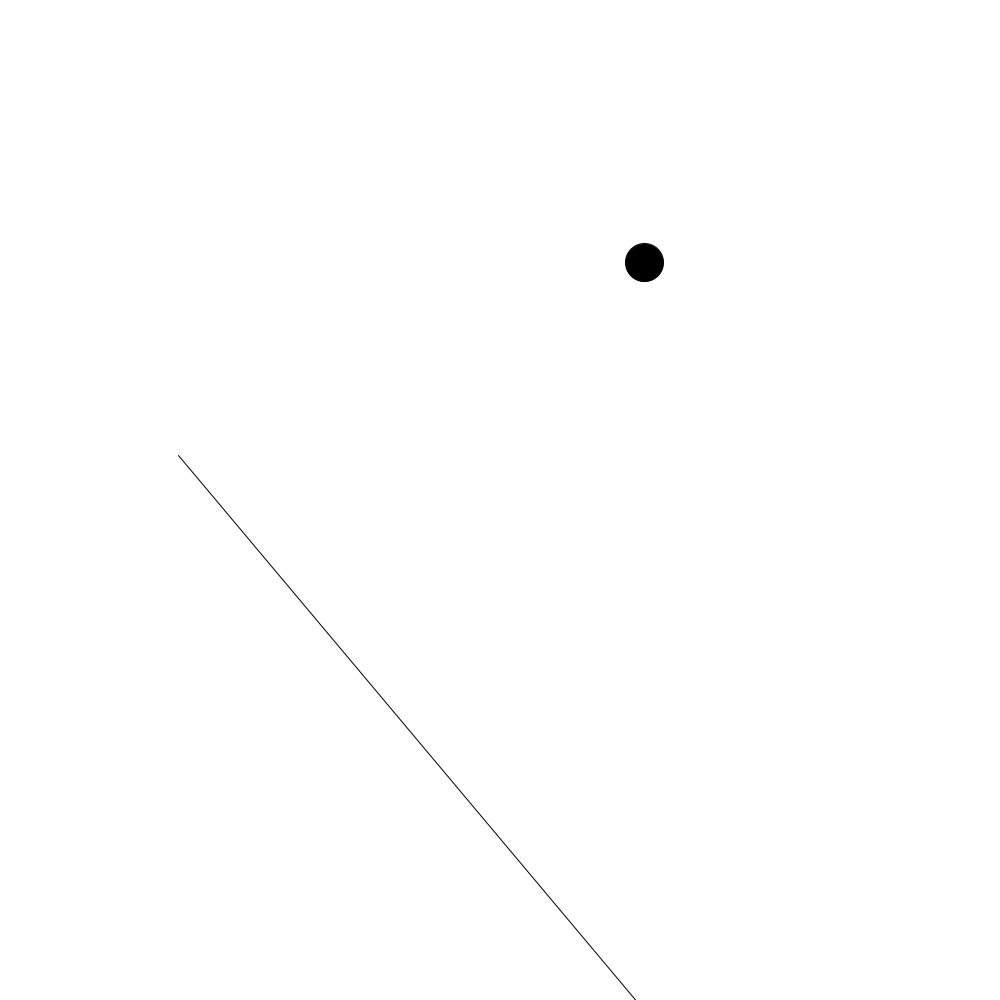
Frame 1 (no input)
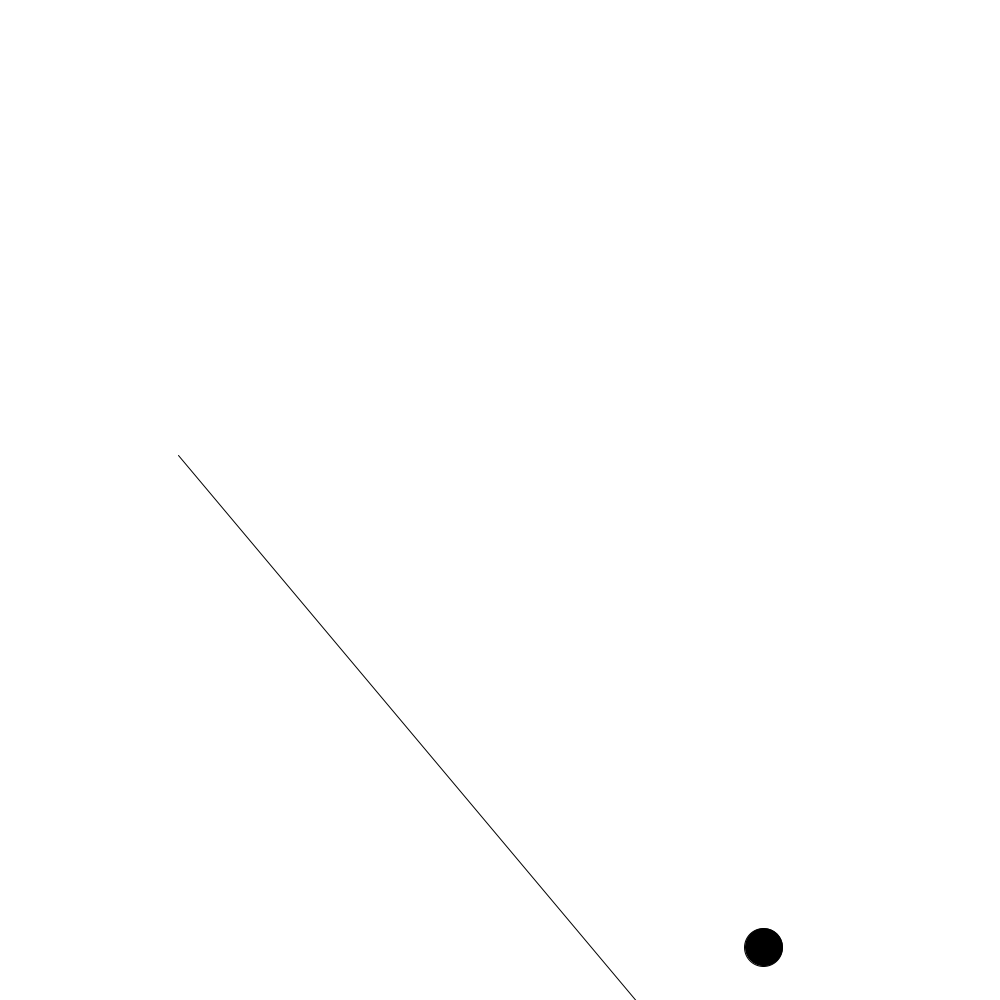
Frame 60 (the mouse pressed at the canvas centre just before this capture)
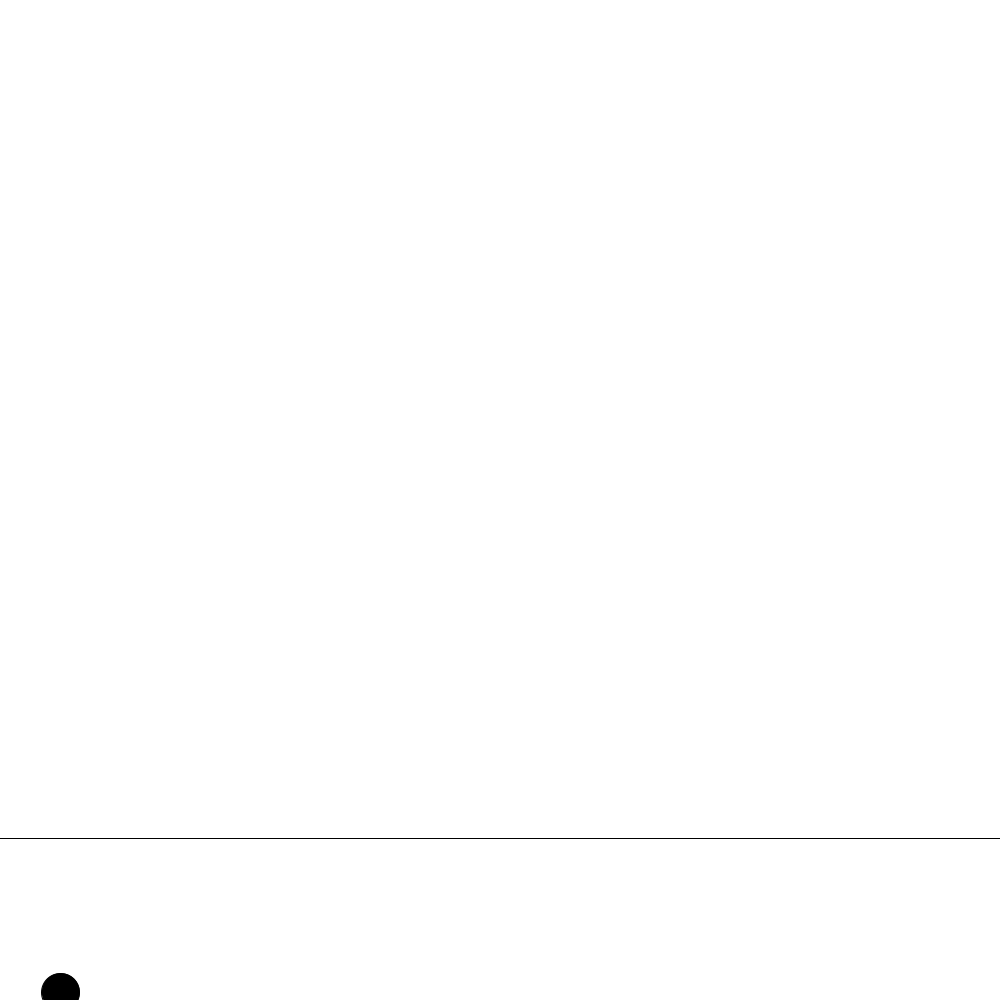
Frame 120 (the mouse held since frame 60 and released just before this capture)

The Processing sketch that drew these frames (run headless with seeded random() and noise(); from frame 60 on, the mouse is pressed at the canvas centre):

// Processing sketch: Bounce
// ── Bounce.pde
// Ball Bounces Off Angles
// Adapted from Keith Peters' Algorithm 
// from his book Foundation HTML5 Animation with JavaScript.




PShape l;
GSeg [] ground;
int segs = 1;
float [] peakHeights;




// center, rotation and length of inclined segment.
float gx, gy, rot, len;

PVector grav, acc;

Ball b;

void setup(){
  size(1000,1000);
  //frameRate(3);
  grav = new PVector(0,.5);
  acc = new PVector(0,0);
  ground = new GSeg [segs];
  peakHeights = new float [segs+1];
  //initialize variables.
  
  b = new Ball();
  
  b.posx = random(width);
  b.posy = random(height);
  b.radius = random(40);
  
  b.velx = random(-2,2);
  b.vely = random(-2,2);
  l = createShape();
 
  for(int i = 0; i < segs+1; i++){
    peakHeights[i]= random(800,900);
  }
  
  
  for(int i = 0; i < segs; i++){
    
    //if(i!=segs-1){
    ground[i] = new GSeg((width/segs)*i, peakHeights[i], (width/segs)*(i+1), peakHeights[i+1]);
    //} else { ground[i] = new GSeg((width/segs)*i, peakHeights[i], (width/segs)*(i), peakHeights[i+1]);
   // }
  }
  
  l.beginShape();
  l.fill(255,0,0);
  for(int i = 0; i< segs; i++){
   b.checkInclineCollision(ground[i]);
   l.vertex(ground[i].x1, ground[i].y1);
   l.vertex(ground[i].x2, ground[i].y2);
  }
  l.vertex(ground[segs-1].x2, height);
  l.vertex(ground[0].x1, height);
  l.endShape(CLOSE);
}
  
void draw(){
  background(255);
  // fill and draw triangle(inclined ramp): (0,400), (width,height), (0, height)
  // use fill(r,g,b) and triangle(x1,y1,x2,y2,x3,y3)
  ground[0].rot = ((width / 2 - mouseX) * 0.1) * PI / 180;
  
  for(int i = 0; i< segs; i++){
    //line(ground[i].x1, ground[i].y1,ground[i].x2, ground[i].y2);
    ground[i].updt();
  }
  
  //shape(l,0,0);

  
  b.updt();
  b.checkWallsCollision();  
  for(int j = 0; j < segs; j++){
    ground[j].getBounds();
    //if(bIntersects(ground[j].boundBox, b)){
      for(int i = 0; i< segs; i++){
       b.checkInclineCollision(ground[i]);
      }
   // }
  }
  
  
println("ok");   //<>//
}









class GSeg{
  float x1, y1;
  float x2, y2;
  float x, y;
  float len, rot;
  float lnWidth,lnHeight;
  
  BndBox boundBox;
  
  GSeg(float x1_, float y1_, float x2_, float y2_){
    x1 = x1_;
    y1 = y1_;
    x2 = x2_;
    y2 = y2_;
    
    len = dist(x1,y1, x2,y2);
    
    
    
    rot = atan2(y2 - y1, x2-x1);
    
    //x = lerp(x1, x2, .5);
    x= (x1+x2)/2;
    //y = lerp(y1, y2, .5);
    y= (y1+y2)/2;
    //getBounds();
    
    boundBox = new BndBox();
  }
  
  void getBounds() {
    if (rot == 0) {
    float minX = min(this.x1, this.x2),
    minY = min(this.y1, this.y2),
    maxX = max(this.x1, this.x2),
    maxY = max(this.y1, this.y2);
    
    boundBox.x = x + minX;
    boundBox.y = y + minY;
    boundBox.wdth = maxX - minX;
    boundBox.hght = maxY - minY;
    
        } else {
        float sin = sin(rot);
        float cos = cos(rot),
        x1r = cos * x1 + sin * y1,
        x2r = cos * x2 + sin * y2,
        y1r = cos * y1 + sin * x1,
        y2r = cos * y2 + sin * x2;
        
        boundBox.x = x + min(x1r, x2r);
        boundBox.y = y + min(y1r, y2r);
        boundBox.wdth = max(x1r, x2r) - min(x1r, x2r);
        boundBox.hght = max(y1r, y2r) - min(y1r, y2r);
        }
    }
    
    
    void updt(){
      pushMatrix();
      translate(x,y);
      rotate(rot);
      line(-len/2, 0, len/2, 0);
      popMatrix();
    }
}

class BndBox {
  float x, y, wdth, hght;
  
}

boolean intersects( BndBox rectA, BndBox rectB) {
 
return !(rectA.x + rectA.wdth < rectB.x ||
rectB.x + rectB.wdth < rectA.x ||
rectA.y + rectA.hght < rectB.y ||
rectB.y + rectB.hght < rectA.y);
}

boolean bIntersects( BndBox rectA, Ball b_){
  boolean isIt;
  float midRectX = (rectA.x + rectA.wdth)/2, midRectY = (rectA.y + rectA.hght)/2;
  float a = atan2(b_.posy - midRectY, b_.posx - midRectX);
  if((rectA.x + rectA.wdth) < b_.posx - cos(a) || b_.posx + cos(a) < rectA.x || rectA.y + rectA.hght < b_.posy - sin(a) || b_.posy + sin(a) < rectA.y){
  isIt = true;
} else {
 isIt = false; 
}
return isIt;
}

class Ball{
  float posx, posy;
  float radius;
  float velx, vely, gravy = 0.2;
  
  BndBox boundBox;
  
  void getBounds() {
    
    float minX = min(posx-radius, posx+radius),
    minY = min(posy-radius, posy+radius),
    maxX = max(posx-radius, posx+radius),
    maxY = max(posy-radius, posy+radius);
    
    boundBox.x = posx + minX;
    boundBox.y = posy + minY;
    boundBox.wdth = maxX - minX;
    boundBox.hght = maxY - minY;
    
    }
  
 
  void checkInclineCollision(GSeg g){
    // check incline collision and reverse direction
    // use coordinate rotation trick, see lecture video for more details. 
    
    // (dx, dy) is relative position of ball with respect to (gx,gy)
    float dx = posx - g.x;
    float dy = posy - g.y;
    
    
    // compute cosine, sine of rot angle, use Processing's cos() and sin().
    float cosine = cos(g.rot);
    float sine = sin(g.rot);
    
    
    // rotate (dx,dy) to new coordinate (dx_,dy_)
    // rotate (velx, vely) to (velx_,vely_)
    // see lecture video for the formulas
    // use rotation matrix 
    float dx_ = cosine * dx + sine * dy;
    float dy_ = - sine * dx + cosine * dy;
    float velx_ = cosine * velx + sine * vely;
    float vely_ = - sine * velx + cosine * vely;
    float posx_ = cosine * posx + sine * posy;
    float posy_ = -sine * posx + cosine * posy;
    // once rotated, it is easy to see when to bounce
    // and how to bounce(negate vertical velocity in rotated coordinate)
    // remember to realign dy_ before bouncing
    if (dy_ > -radius/2) { //no video se coloca dy_ > -radius
    //if(dy_ > 0){ posy -= dy;}
      //posy -= radius/200;
      //posy = posy + dy_;
      posy += dy_/200;
      vely_*= -.8;
      //posx = cosine * posx_ - sine * posy_;
      //posy = + sine * posx_ - cosine * posy_;
    }
    
    // rotate everything back to restore the original 
    // coordinate axis.
    dx = cosine * dx_ - sine * dy_;
    dy = sine * dx_ + cosine * dy_;
    velx = cosine * velx_ - sine * vely_;
    vely = sine * velx_ + cosine * vely_;
    
    // update posx and posy
    
    
    posx += velx;
    posy += vely;
  }

  void checkWallsCollision(){
    // check if posx passes right wall
    // realign posx to right wall and change direction
    if(posx > width - radius){
      posx = width - radius;
      velx = -.9*velx;
    }
     
    // check if posx passes left wall
    // realign posx to left wall and change direction
    if(posx < radius){
      posx = radius;
      velx = -.9*velx;
    }
      
  
    
    // check if posy passes top wall
    // realign posy to top wall and change direction
    // fill in your code below
    if(posy < radius){
      posy = radius;
      vely *= -.9;
  
    }
    
  }
  
  void updt(){
  // move ball (optionally add GRAVITY)
  // add velocity to position
  acc.set(0,0);
  //acc.add(grav);
  //velx += acc.x;
  //vely += acc.y;
  vely += gravy;
  posx += velx;
  posy += vely;
  
  fill(0);
  ellipse(posx, posy, radius, radius);
  
}

}
